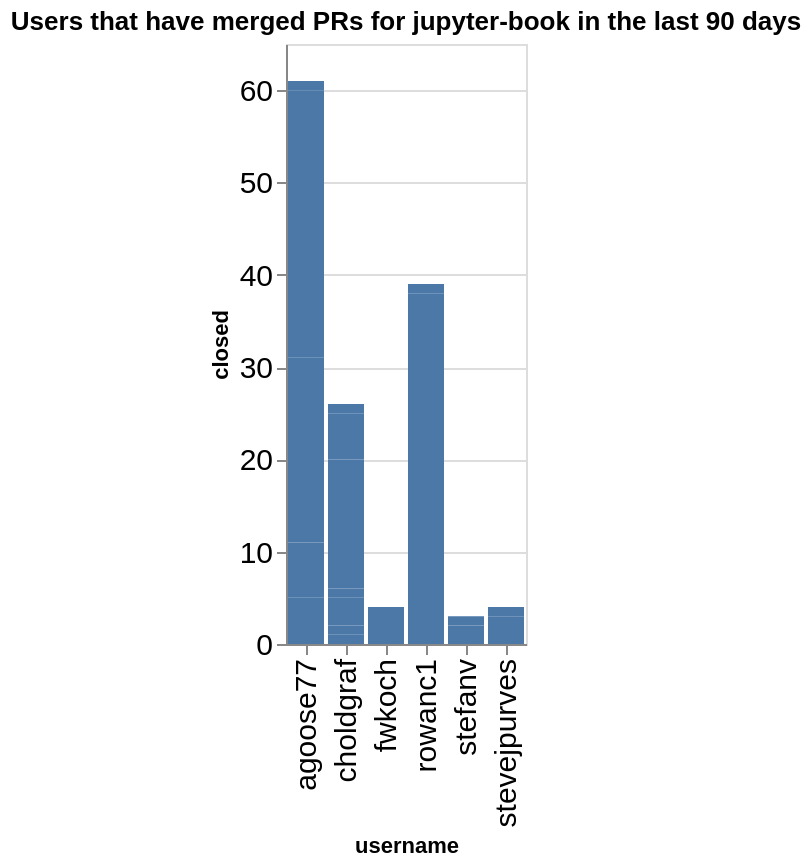

Write notebook code for a chart like this one.
### Code cell
charts = []
title = f"Users that have merged PRs for {github_org} in the last {n_days} days"
ch = alt.Chart(data=closed_by_repo.replace(np.nan, 0), title=title).mark_bar().encode(
    x='username',
    y='closed',
)
ch

### Figure 1 — Vega-Lite specification as saved in the notebook (floating-point values rounded to 4 significant figures)
{"config": {"axisLeft": {"labelFontSize": 15}, "axisBottom": {"labelFontSize": 15}}, "data": {"name": "data-20602df97f94ec9101616163423c8652"}, "mark": {"type": "bar"}, "encoding": {"x": {"field": "username", "type": "nominal"}, "y": {"field": "closed", "type": "quantitative"}}, "title": "Users that have merged PRs for jupyter-book in the last 90 days", "$schema": "https://vega.github.io/schema/vega-lite/v5.20.1.json", "datasets": {"data-20602df97f94ec9101616163423c8652": [{"name": "blog", "username": "agoose77", "closed": 4}, {"name": "blog", "username": "choldgraf", "closed": 1}, {"name": "example-landing-pages", "username": "agoose77", "closed": 1}, {"name": "example-landing-pages", "username": "choldgraf", "closed": 1}, {"name": "jupyter-book", "username": "agoose77", "closed": 6}, {"name": "jupyter-book", "username": "choldgraf", "closed": 2}, {"name": "myst-spec", "username": "choldgraf", "closed": 1}, {"name": "myst-theme", "username": "agoose77", "closed": 20}, {"name": "myst-theme", "username": "choldgraf", "closed": 1}, {"name": "myst-theme", "username": "rowanc1", "closed": 17}, {"name": "myst-theme", "username": "stefanv", "closed": 2}, {"name": "myst-theme", "username": "stevejpurves", "closed": 3}, {"name": "mystmd", "username": "agoose77", "closed": 25}, {"name": "mystmd", "username": "choldgraf", "closed": 14}, {"name": "mystmd", "username": "fwkoch", "closed": 4}, {"name": "mystmd", "username": "rowanc1", "closed": 21}, {"name": "mystmd", "username": "stefanv", "closed": 1}, {"name": "mystmd", "username": "stevejpurves", "closed": 1}, {"name": "mystmd.org", "username": "agoose77", "closed": 4}, {"name": "mystmd.org", "username": "choldgraf", "closed": 2}, {"name": "mystmd.org", "username": "rowanc1", "closed": 1}, {"name": "team-compass", "username": "agoose77", "closed": 1}, {"name": "team-compass", "username": "choldgraf", "closed": 3}, {"name": "thebe", "username": "choldgraf", "closed": 1}]}}
